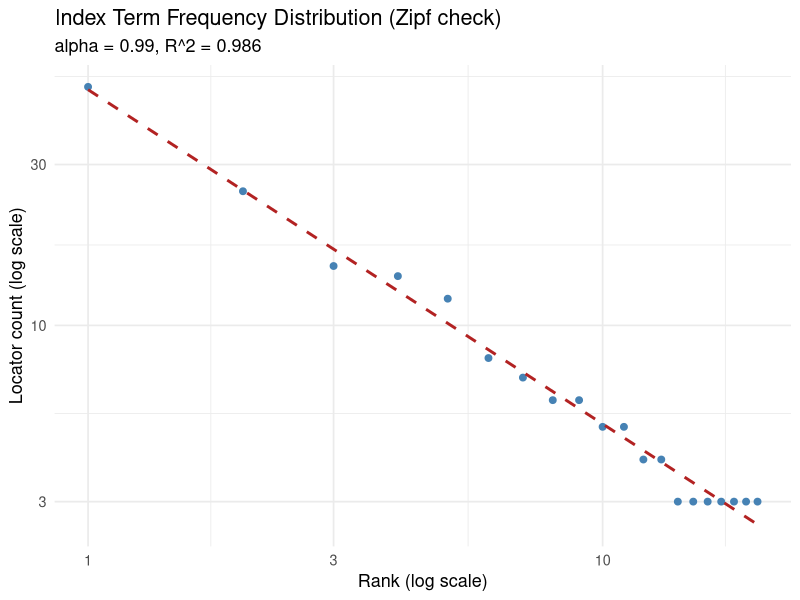
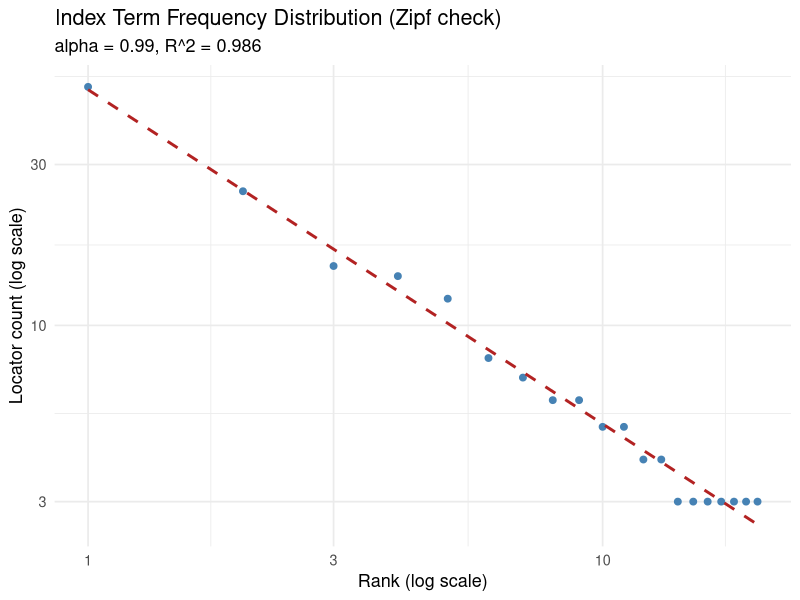

Source code (R) for these figures, in order:
# R script for analyzing your Vis-MLM-book index term frequency distribution (Zipf check). Runs with simulated data out of the box -- swap in your real term/locator_count CSV when ready.

# ---------------------------------------------------------------
# index_distribution.R
#
# Quick diagnostic: rank-frequency (Zipf-style) analysis of a
# book subject index, for Vis-MLM-book.
#
# Expects a CSV (or data frame) with one row per index entry,
# something like:
#
# term, locator_count
# "Hotelling's T2", 14
# "collinearity", 9
# "ridge regression", 9
# ...
#
# If your index is exported from Quarto/LaTeX as raw entries
# (one per occurrence, not pre-aggregated), see the aggregation
# step below.
# ---------------------------------------------------------------

library(tidyverse)

# ---- 1. Read your index data -----------------------------------
# Option A: already aggregated (term, count)
# idx <- read_csv("vis_mlm_index.csv")

# Option B: raw occurrences (one row per term mention) -- aggregate first
# raw <- read_csv("vis_mlm_index_raw.csv") # columns: term, page
# idx <- raw %>%
#   count(term, name = "locator_count")

# ---- Minimal worked example (replace with your real data) ------
set.seed(42)
terms <- c(
  "Hotelling's T2", "collinearity", "ridge regression",
  "canonical correlation", "MANOVA", "discriminant analysis",
  "biplot", "eigenvalue", "covariance matrix", "candisc package",
  "Wilks' lambda", "multivariate normality", "Box's M test",
  "variance inflation factor", "principal components",
  "linear discriminant function", "Mahalanobis distance",
  "heplots package", "scatterplot matrix", "QR decomposition"
)

# Simulated Zipfian counts for illustration only
idx <- tibble(
  term = terms,
  locator_count = round(50 / rank(-seq_along(terms)) * runif(length(terms), 0.8, 1.2))
) %>%
  arrange(desc(locator_count))

# ---- 2. Compute rank and basic diagnostics ----------------------
idx <- idx %>%
  arrange(desc(locator_count)) %>%
  mutate(
    rank = row_number(),
    log_rank = log10(rank),
    log_count = log10(locator_count)
  )

# Summary stats
n_terms <- nrow(idx)
n_singletons <- sum(idx$locator_count == 1)
pct_singletons <- round(100 * n_singletons / n_terms, 1)

cat("Number of index terms:", n_terms, "\n")
cat("Terms with only 1 locator (singletons):", n_singletons,
    sprintf("(%.1f%%)\n", pct_singletons))
cat("Max locator count:", max(idx$locator_count), "\n")
cat("Median locator count:", median(idx$locator_count), "\n")

# ---- 3. Fit a power law: log(count) ~ log(rank) -----------------
# Zipf's law predicts count ~ rank^(-alpha), so log-log should be
# roughly linear with negative slope alpha.
fit <- lm(log_count ~ log_rank, data = idx)
alpha <- -coef(fit)[["log_rank"]]
r2 <- summary(fit)$r.squared

cat(sprintf("\nFitted Zipf exponent (alpha): %.2f\n", alpha))
cat(sprintf("R-squared of log-log fit: %.3f\n", r2))
cat("(alpha near 1 is classic Zipf; R^2 close to 1 means the index\n",
    " follows the expected rank-frequency shape)\n")

# ---- 4. Plot: rank-frequency on log-log scale -------------------
p <- ggplot(idx, aes(x = rank, y = locator_count)) +
  geom_point(size = 2, color = "steelblue") +
  geom_smooth(method = "lm", se = FALSE, color = "firebrick",
              linetype = "dashed") +
  scale_x_log10() +
  scale_y_log10() +
  labs(
    title = "Index Term Frequency Distribution (Zipf check)",
    subtitle = sprintf("alpha = %.2f, R^2 = %.3f", alpha, r2),
    x = "Rank (log scale)",
    y = "Locator count (log scale)"
  ) +
  theme_minimal(base_size = 13)

print(p)

ggsave("index_zipf_plot.png", p, width = 7, height = 5, dpi = 150)

# ---- 5. Coverage / specificity diagnostics ----------------------
# Distribution of subentries per main entry, if you have that column
# (term_main, subentry) -- uncomment and adapt if your data has it:
#
# specificity <- idx_raw %>%
#   count(term_main, name = "n_subentries") %>%
#   summarise(
#     mean_sub = mean(n_subentries),
#     pct_no_sub = mean(n_subentries == 1) * 100
#   )
# print(specificity)

# ---- Notes -------------------------------------------------------
# - A healthy index typically shows alpha in the 0.7-1.2 range and
#   a long tail of singleton terms (this is normal, not a flaw --
#   many legitimate terms only appear once).
# - If the distribution is too FLAT (alpha << 0.5), your index may
#   be over-fragmented: synonyms or near-duplicate terms splitting
#   what should be one entry's locators.
# - If a few terms dominate even more than Zipf predicts
#   (alpha >> 1.5), check whether those are overly broad terms
#   (e.g., "model", "data") that should be split into subentries.
